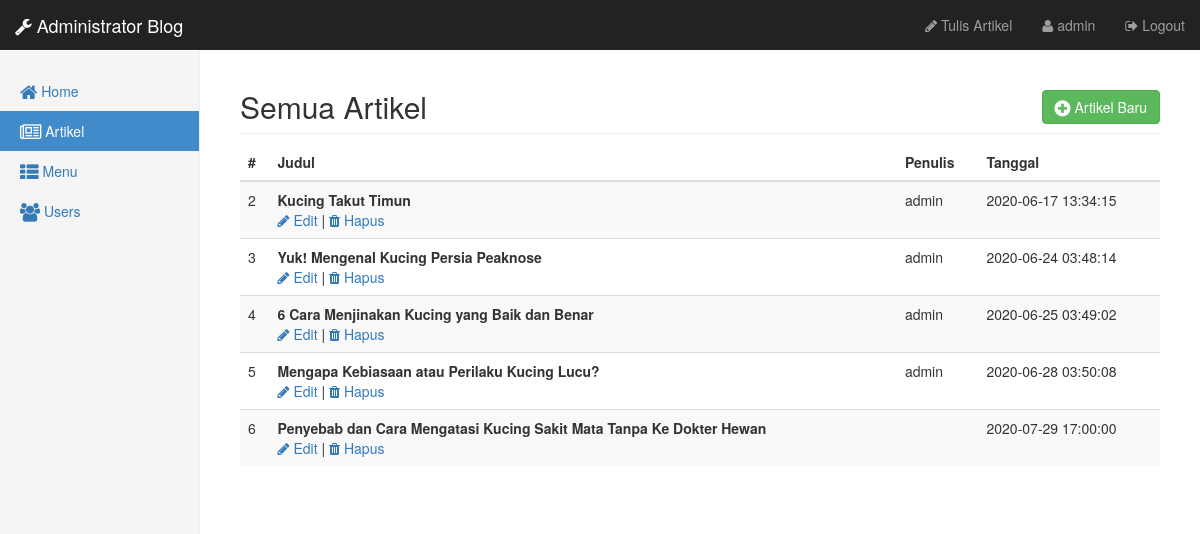
The app's page /admin/artikel/index.php (signed in) with its own data.
### tables this page shows
CREATE TABLE `artikel` (
  `id` int(11) NOT NULL,
  `judul` varchar(255) NOT NULL,
  `isi` text NOT NULL,
  `tanggal` timestamp NOT NULL DEFAULT current_timestamp(),
  `penulis` varchar(128) NOT NULL
);

### admin/artikel/data_artikel.php (the view)
<div class="col-sm-9 col-sm-offset-3 col-md-10 col-md-offset-2 main">
  <h2 class="sub-header">Semua Artikel <a href="tambah_artikel.php" class="btn btn-success pull-right"><i class="fa fa-plus-circle fa-lg"></i> Artikel Baru</a></h2>
  <div class="table-responsive">
    <table class="table table-striped">
      <thead>
        <tr>
          <th>#</th>
          <th>Judul</th>
          <th>Penulis</th>
          <th>Tanggal</th>
        </tr>
      </thead>
      <tbody>
          <?php
            $query = mysqli_query($koneksi, "SELECT id, judul, penulis, tanggal FROM artikel");
            while ($artikel = mysqli_fetch_array($query)){
                echo "<tr>";
                echo "<td>".$artikel['id']."</td>";
                echo "<td><b>".$artikel['judul']."</b><br/>";
                echo "<a href='edit_artikel.php?id=".$artikel['id']."'><i class='fa fa-pencil'></i> Edit</a> | ";
                echo "<a href='hapus_artikel.php?id=".$artikel['id']."'><i class='fa fa-trash'></i> Hapus</a>";
                echo "</td>";
                echo "<td>".$artikel['penulis']."</td>";
                echo "<td>".$artikel['tanggal']."</td>";
                echo "</tr>";
            }
          ?>
      </tbody>
    </table>
  </div>
</div>

### records on screen
artikel: id "2", judul "Kucing Takut Timun", penulis "admin", tanggal "2020-06-17 13:34:15"
artikel: id "3", judul "Yuk! Mengenal Kucing Persia Peaknose", penulis "admin", tanggal "2020-06-24 03:48:14"
artikel: id "4", judul "6 Cara Menjinakan Kucing yang Baik dan Benar", penulis "admin", tanggal "2020-06-25 03:49:02"
artikel: id "5", judul "Mengapa Kebiasaan atau Perilaku Kucing Lucu?", penulis "admin", tanggal "2020-06-28 03:50:08"
artikel: id "6", judul "Penyebab dan Cara Mengatasi Kucing Sakit Mata Tanpa Ke Dokter Hewan", tanggal "2020-07-29 17:00:00"

### other values on screen
$_SESSION['username'] "admin"
